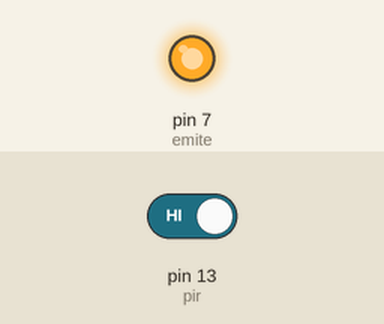
A sketch run on a simulated Arduino Leonardo, built with avr-gcc and run on an emulated ATmega32U4. Parts: output pins drawn as LEDs (lit = HIGH). The test bench sets the inputs (shaded band); at power-on: pin 13 (pir) HIGH.

Above: at 1.2 s.
1.3 s: pin 13 (pir) driven LOW
At 2.1 s:
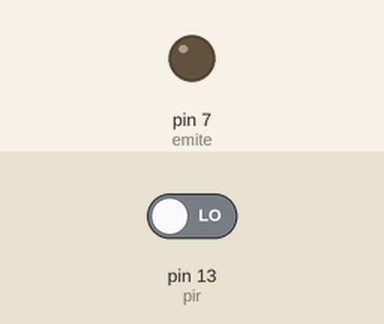
2.8 s: pin 13 (pir) driven HIGH
At 3.3 s:
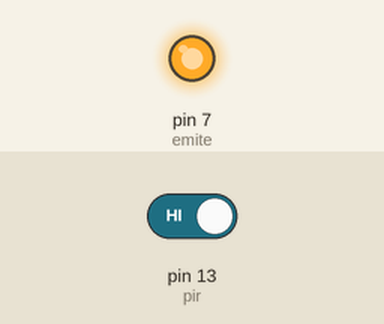
Timing chart, 0 to 5.8 s (numbered marks = the images above; inputs shaded):
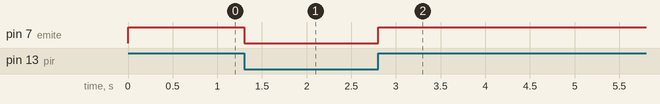

The sketch:

light_pir.ino
```cpp
//Sensor de presenca com modulo PIR
//Leonardo Nepomuceno, Ricardo Rodrigues, Murilo Melo
int emite = 7; //Base para emissão
int pir = 13; //PIR
int sensor; //Acionamento de sensor

void setup(){
	pinMode(emite, OUTPUT); //Emissão de saída
	pinMode(pir, INPUT); //Sinal PIR de entrada no arduino
	Serial.begin(9600);
}

void loop(){
	sensor = digitalRead(pir); //valor atual do sensor PIR
	if(sensor == LOW){
    	//Desligado
		digitalWrite(emite, LOW);
	}else{
    	//Ligado
		digitalWrite(emite, HIGH);
	};
}
```

Measured:
- after the input at 1.3 s, pin 7 (emite): HIGH → LOW at once
- after the input at 2.8 s, pin 7 (emite): LOW → HIGH at once
